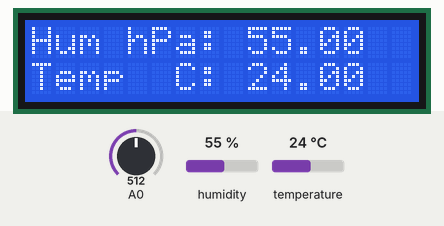
Bench run of a program on a simulated Arduino Uno, built with avr-gcc and run on an emulated ATmega328P. On the bench: 16×2 character LCD. The inputs (shaded band) are chosen by the test bench; at power-on: humidity 55 %, temperature 24 °C, A0 = 512.

Above: at 1.2 s.
1.3 s: humidity set to 22 %
At 2.1 s:
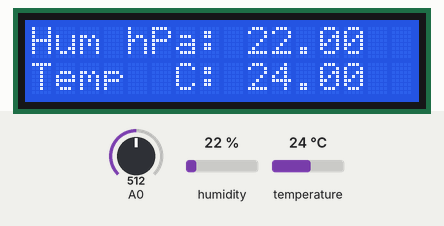
2.8 s: temperature set to 12 °C
At 3.2 s:
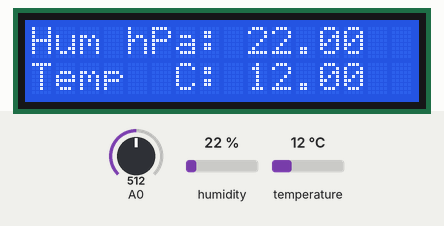
4.3 s: humidity set to 40 %
At 5.5 s:
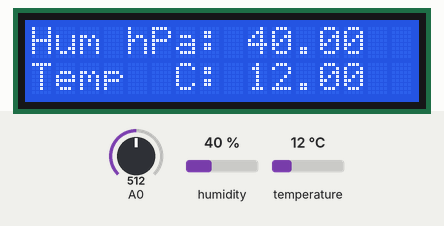
5.8 s: temperature set to 19 °C
At 6.5 s:
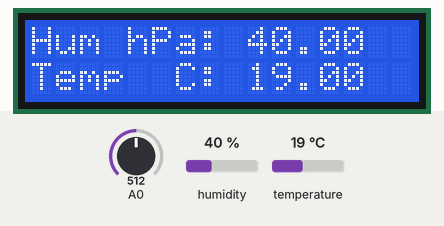
Timing chart, 0 to 8.3 s (numbered marks = the images above; inputs shaded):
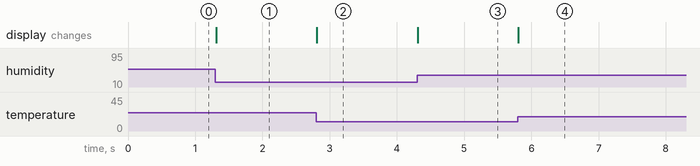

Measured:
- after the input at 1.3 s, the display: changes at once (image 1)
- after the input at 2.8 s, the display: changes at once (image 2)
- after the input at 4.3 s, the display: changes at once (image 3)
- after the input at 5.8 s, the display: changes at once (image 4)

The program:

main.cpp
```cpp
#include <Arduino.h>
#include <Wire.h>
#include <Adafruit_Sensor.h>
#include <Adafruit_BME280.h>
#include <ArduinoJson.h>
#include <LiquidCrystal.h>

#define SEALEVEL_HPA (1013.25)
#define btnRIGHT 0
#define btnUP 1
#define btnDOWN 2
#define btnLEFT 3
#define btnSELECT 4
#define btnNONE 5

Adafruit_BME280 bme;
LiquidCrystal lcd(8, 9, 4, 5, 6, 7);

int lcdKey = 0;
int adcKeyIn = 0;
unsigned long delayTime;


// put function declarations here:
void printValues();
void printJsonValues();
void loopLCD();
int readLCDButtons();

void setup()
{
  // put your setup code here, to run once:
  Wire.begin(40);
  Serial.begin(9600);

  lcd.begin(16, 2);

  bool status;
  status = bme.begin();
  if (!status)
  {
    Serial.println("No BME280 Sensor found!");
    while (1)
      ;
  }
  delayTime = 10000;

  Serial.println();
}

void loop()
{
  // put your main code here, to run repeatedly:
  //printJsonValues();
  loopLCD();
}

// put function definitions here:
void printValues()
{
  Serial.print("Temperature = ");
  Serial.print(bme.readTemperature());
  Serial.println(" *C");

  Serial.print("Pressure = ");
  Serial.print(bme.readPressure() / 100.0F);
  Serial.println(" hPa");

  Serial.print("Approx. Altitude = ");
  Serial.print(bme.readAltitude(SEALEVEL_HPA));
  Serial.println(" m");

  Serial.print("Humidity = ");
  Serial.print(bme.readHumidity());
  Serial.println(" %");

  Serial.println();

  delay(delayTime);
}

void printJsonValues()
{
  StaticJsonDocument<200> doc;

  doc["Temperature"] = bme.readTemperature();
  doc["Humidity"] = bme.readHumidity();
  doc["Pressure"] = bme.readPressure();
  doc["Altitude"] = bme.readAltitude(SEALEVEL_HPA);

  char jsonString[200];
  serializeJson(doc, jsonString);

  Serial.println(jsonString);
  delay(delayTime);
}

int readLCDButtons()
{
  adcKeyIn = analogRead(0); // read the value from the sensor
  // my buttons when read are centered at these valies: 0, 144, 329, 504, 741
  // we add approx 50 to those values and check to see if we are close
  // We make this the 1st option for speed reasons since it will be the most likely result
  if (adcKeyIn > 1000)
    return btnNONE;
  // For V1.1 us this threshold
  if (adcKeyIn < 50)
    return btnRIGHT;
  if (adcKeyIn < 250)
    return btnUP;
  if (adcKeyIn < 450)
    return btnDOWN;
  if (adcKeyIn < 650)
    return btnLEFT;
  if (adcKeyIn < 850)
    return btnSELECT;
  // For V1.0 comment the other threshold and use the one below:
  /*
  if (adc_key_in < 50) return btnRIGHT;
  if (adc_key_in < 195) return btnUP;
  if (adc_key_in < 380) return btnDOWN;
  if (adc_key_in < 555) return btnLEFT;
  if (adc_key_in < 790) return btnSELECT;
  */
  return btnNONE; // when all others fail, return this...
}

void loopLCD()
{
  lcd.setCursor(0, 0);
  String humText = "Hum hPa: ";
  lcd.print(humText += bme.readHumidity());
  lcd.setCursor(9, 1);         // move cursor to second line "1" and 9 spaces over

  lcd.setCursor(0, 1);         // move to the begining of the second line
  lcdKey = readLCDButtons(); // read the buttons

  String tempText = "Temp  C: ";
   lcd.print(tempText += bme.readTemperature());
}
```
